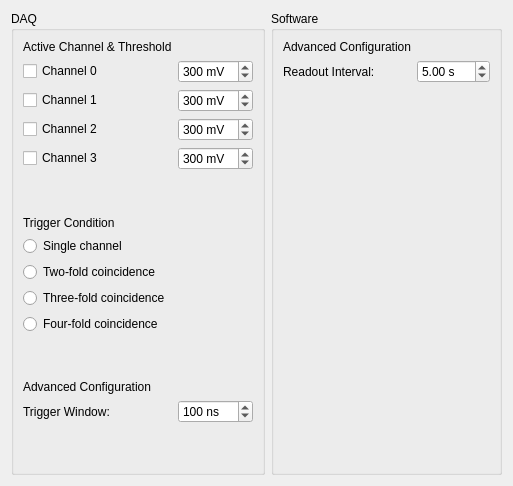
          <widget class="QWidget" name="tab_6">
           <attribute name="title">
            <string>Configuration</string>
           </attribute>
           <layout class="QHBoxLayout" name="horizontalLayout_2">
            <item>
             <widget class="QGroupBox" name="groupBox_3">
              <property name="title">
               <string>DAQ</string>
              </property>
              <layout class="QGridLayout" name="gridLayout_3">
               <item row="0" column="0">
                <widget class="QLabel" name="label_11">
                 <property name="text">
                  <string>Active Channel &amp; Threshold</string>
                 </property>
                 <property name="textFormat">
                  <enum>Qt::AutoText</enum>
                 </property>
                 <property name="scaledContents">
                  <bool>true</bool>
                 </property>
                </widget>
               </item>
               <item row="3" column="0">
                <widget class="QCheckBox" name="checkBox_9">
                 <property name="layoutDirection">
                  <enum>Qt::LeftToRight</enum>
                 </property>
                 <property name="text">
                  <string>Channel 0</string>
                 </property>
                </widget>
               </item>
               <item row="3" column="1">
                <widget class="QSpinBox" name="spinBox_8">
                 <property name="suffix">
                  <string> mV</string>
                 </property>
                 <property name="maximum">
                  <number>1000</number>
                 </property>
                 <property name="value">
                  <number>300</number>
                 </property>
                </widget>
               </item>
               <item row="4" column="0">
                <widget class="QCheckBox" name="checkBox_6">
                 <property name="text">
                  <string>Channel 1</string>
                 </property>
                </widget>
               </item>
               <item row="5" column="0">
                <widget class="QCheckBox" name="checkBox_7">
                 <property name="text">
                  <string>Channel 2</string>
                 </property>
                </widget>
               </item>
               <item row="6" column="0">
                <widget class="QCheckBox" name="checkBox_8">
                 <property name="text">
                  <string>Channel 3</string>
                 </property>
                </widget>
               </item>
               <item row="7" column="0">
                <spacer name="verticalSpacer_7">
                 <property name="orientation">
                  <enum>Qt::Vertical</enum>
                 </property>
                 <property name="sizeType">
                  <enum>QSizePolicy::Maximum</enum>
                 </property>
                 <property name="sizeHint" stdset="0">
                  <size>
                   <width>20</width>
                   <height>40</height>
                  </size>
                 </property>
                </spacer>
               </item>
               <item row="8" column="0">
                <widget class="QLabel" name="label_9">
                 <property name="text">
                  <string>Trigger Condition</string>
                 </property>
                </widget>
               </item>
               <item row="9" column="0">
                <widget class="QRadioButton" name="radioButton_16">
                 <property name="text">
                  <string>Single channel</string>
                 </property>
                </widget>
               </item>
               <item row="10" column="0">
                <widget class="QRadioButton" name="radioButton_15">
                 <property name="text">
                  <string>Two-fold coincidence</string>
                 </property>
                </widget>
               </item>
               <item row="11" column="0">
                <widget class="QRadioButton" name="radioButton_13">
                 <property name="text">
                  <string>Three-fold coincidence</string>
                 </property>
                </widget>
               </item>
               <item row="12" column="0">
                <widget class="QRadioButton" name="radioButton_14">
                 <property name="text">
                  <string>Four-fold coincidence</string>
                 </property>
                </widget>
               </item>
               <item row="13" column="0">
                <spacer name="verticalSpacer_6">
                 <property name="orientation">
                  <enum>Qt::Vertical</enum>
                 </property>
                 <property name="sizeType">
                  <enum>QSizePolicy::Maximum</enum>
                 </property>
                 <property name="sizeHint" stdset="0">
                  <size>
                   <width>20</width>
                   <height>40</height>
                  </size>
                 </property>
                </spacer>
               </item>
               <item row="14" column="0">
                <widget class="QLabel" name="label_10">
                 <property name="text">
                  <string>Advanced Configuration</string>
                 </property>
                </widget>
               </item>
               <item row="15" column="0">
                <widget class="QLabel" name="label_12">
                 <property name="text">
                  <string>Trigger Window:</string>
                 </property>
                </widget>
               </item>
               <item row="15" column="1">
                <widget class="QDoubleSpinBox" name="doubleSpinBox_3">
                 <property name="suffix">
                  <string> ns</string>
                 </property>
                 <property name="decimals">
                  <number>0</number>
                 </property>
                 <property name="maximum">
                  <double>400.000000000000000</double>
                 </property>
                 <property name="singleStep">
                  <double>10.000000000000000</double>
                 </property>
                 <property name="value">
                  <double>100.000000000000000</double>
                 </property>
                </widget>
               </item>
               <item row="16" column="0">
                <spacer name="verticalSpacer_8">
                 <property name="orientation">
                  <enum>Qt::Vertical</enum>
                 </property>
                 <property name="sizeHint" stdset="0">
                  <size>
                   <width>20</width>
                   <height>40</height>
                  </size>
                 </property>
                </spacer>
               </item>
               <item row="6" column="1">
                <widget class="QSpinBox" name="spinBox_6">
                 <property name="suffix">
                  <string> mV</string>
                 </property>
                 <property name="maximum">
                  <number>1000</number>
                 </property>
                 <property name="value">
                  <number>300</number>
                 </property>
                </widget>
               </item>
               <item row="5" column="1">
                <widget class="QSpinBox" name="spinBox_7">
                 <property name="suffix">
                  <string> mV</string>
                 </property>
                 <property name="maximum">
                  <number>1000</number>
                 </property>
                 <property name="value">
                  <number>300</number>
                 </property>
                </widget>
               </item>
               <item row="4" column="1">
                <widget class="QSpinBox" name="spinBox_5">
                 <property name="suffix">
                  <string> mV</string>
                 </property>
                 <property name="maximum">
                  <number>1000</number>
                 </property>
                 <property name="value">
                  <number>300</number>
                 </property>
                </widget>
               </item>
              </layout>
             </widget>
            </item>
            <item>
             <widget class="QGroupBox" name="groupBox_5">
              <property name="title">
               <string>Software</string>
              </property>
              <layout class="QGridLayout" name="gridLayout_5">
               <item row="1" column="0">
                <widget class="QLabel" name="label_17">
                 <property name="text">
                  <string>Readout Interval:</string>
                 </property>
                </widget>
               </item>
               <item row="2" column="0">
                <spacer name="verticalSpacer_12">
                 <property name="orientation">
                  <enum>Qt::Vertical</enum>
                 </property>
                 <property name="sizeHint" stdset="0">
                  <size>
                   <width>20</width>
                   <height>40</height>
                  </size>
                 </property>
                </spacer>
               </item>
               <item row="1" column="1">
                <widget class="QDoubleSpinBox" name="doubleSpinBox_5">
                 <property name="suffix">
                  <string> s</string>
                 </property>
                 <property name="maximum">
                  <double>100.000000000000000</double>
                 </property>
                 <property name="value">
                  <double>5.000000000000000</double>
                 </property>
                </widget>
               </item>
               <item row="0" column="0">
                <widget class="QLabel" name="label_18">
                 <property name="text">
                  <string>Advanced Configuration</string>
                 </property>
                </widget>
               </item>
              </layout>
             </widget>
            </item>
           </layout>
          </widget>
